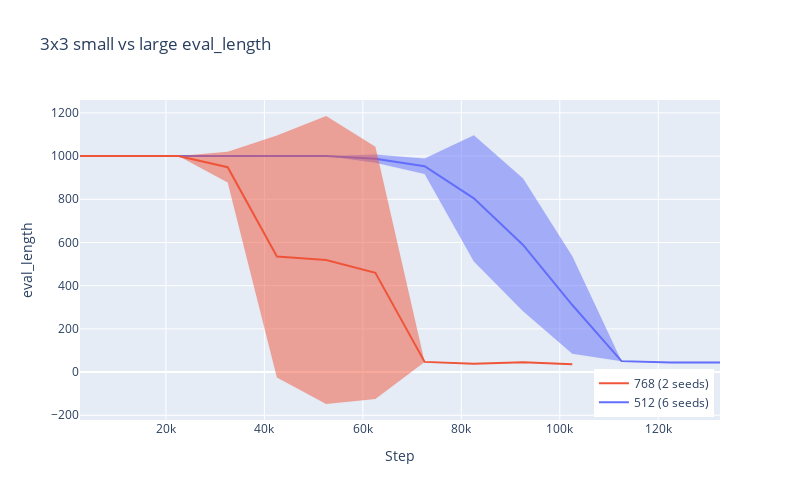
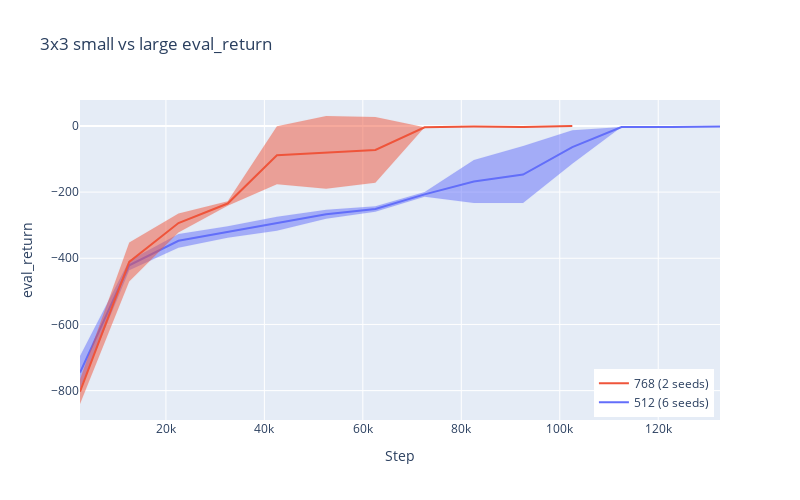
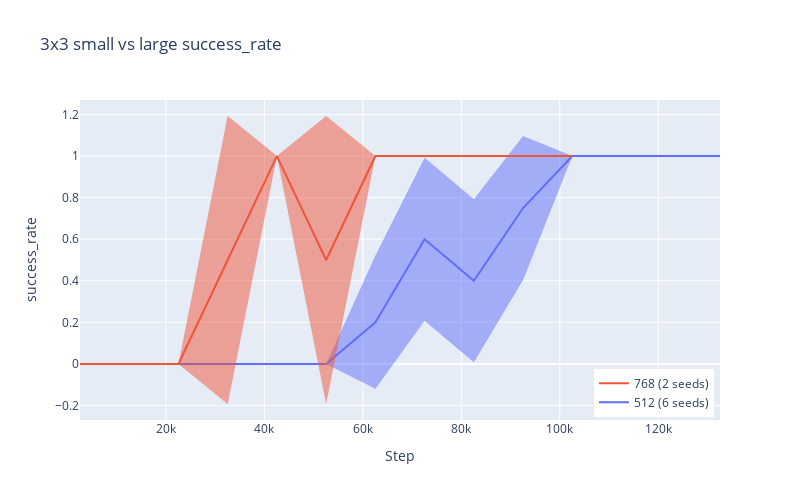

Notebook cell for these charts, in order:
### Code cell
common_query = {
    "task": "sldp_onehot",
    "env__sparse_rewards": False,
    "env__w": 3,
    "train_every": 1,
}
get_reward_and_success(
    experiment_name="3x3 small vs large",
    config_queries=[
        {
            **common_query,
            "batch_size": 16,
        },
        {
            **common_query,
            "batch_size": 48,
        },
    ],
    key_to_compare="units",
    bin_size=100,
)

### Figure 1 — Plotly figure (JSON) as saved in the notebook; plotly's stock layout.template omitted (floating-point values rounded to 4 significant figures)
{"data": [{"line": {"color": "rgba(99, 110, 250,1)"}, "mode": "lines", "name": "512 (6 seeds)", "type": "scatter", "x": [2550, 12550, 22550, 32550, 42550, 52550, 62550, 72550, 82550, 92550, 102550, 112550, 122550, 132550], "y": [1000, 1000, 1000, 1000, 1000, 1000, 988.2, 953.2, 804.2, 588.8, 310.5, 50.62, 43.94, 44.5]}, {"line": {"color": "rgba(99, 110, 250,0.01)"}, "mode": "lines", "showlegend": false, "type": "scatter", "x": [2550, 12550, 22550, 32550, 42550, 52550, 62550, 72550, 82550, 92550, 102550, 112550, 122550, 132550], "y": [1000, 1000, 1000, 1000, 1000, 1000, 969.4, 917.2, 512.4, 281.3, 85.12, 50.62, 43.94, 44.5]}, {"fill": "tonexty", "line": {"color": "rgba(99, 110, 250,0.01)"}, "mode": "lines", "showlegend": false, "type": "scatter", "x": [2550, 12550, 22550, 32550, 42550, 52550, 62550, 72550, 82550, 92550, 102550, 112550, 122550, 132550], "y": [1000, 1000, 1000, 1000, 1000, 1000, 1007.0, 989.3, 1096.0, 896.4, 535.9, 50.62, 43.94, 44.5]}, {"line": {"color": "rgba(239, 85, 59,1)"}, "mode": "lines", "name": "768 (2 seeds)", "type": "scatter", "x": [2550, 12550, 22550, 32550, 42550, 52550, 62550, 72550, 82550, 92550, 102550], "y": [1000, 1000, 1000, 948.5, 534.8, 518.9, 459.3, 47.19, 38.75, 45.75, 36.56]}, {"line": {"color": "rgba(239, 85, 59,0.01)"}, "mode": "lines", "showlegend": false, "type": "scatter", "x": [2550, 12550, 22550, 32550, 42550, 52550, 62550, 72550, 82550, 92550, 102550], "y": [1000, 1000, 1000, 877.2, -25.71, -147.9, -124.6, 47.19, 38.75, 45.75, 36.56]}, {"fill": "tonexty", "line": {"color": "rgba(239, 85, 59,0.01)"}, "mode": "lines", "showlegend": false, "type": "scatter", "x": [2550, 12550, 22550, 32550, 42550, 52550, 62550, 72550, 82550, 92550, 102550], "y": [1000, 1000, 1000, 1020.0, 1095.0, 1186.0, 1043.0, 47.19, 38.75, 45.75, 36.56]}], "layout": {"height": 500, "legend": {"x": 0.9905, "xanchor": "right", "y": 0.01, "yanchor": "bottom"}, "title": {"text": "3x3 small vs large eval_length"}, "width": 800, "xaxis": {"title": {"text": "Step"}}, "yaxis": {"title": {"text": "eval_length"}}}}

### Figure 2 — Plotly figure (JSON) as saved in the notebook; plotly's stock layout.template omitted (floating-point values rounded to 4 significant figures)
{"data": [{"line": {"color": "rgba(99, 110, 250,1)"}, "mode": "lines", "name": "512 (6 seeds)", "type": "scatter", "x": [2550, 12550, 22550, 32550, 42550, 52550, 62550, 72550, 82550, 92550, 102550, 112550, 122550, 132550], "y": [-745.4, -421.4, -347.1, -320.7, -295.5, -267.0, -251.3, -206.9, -167.9, -147.1, -63.88, -3.52, -3.012, -1.846]}, {"line": {"color": "rgba(99, 110, 250,0.01)"}, "mode": "lines", "showlegend": false, "type": "scatter", "x": [2550, 12550, 22550, 32550, 42550, 52550, 62550, 72550, 82550, 92550, 102550, 112550, 122550, 132550], "y": [-795.3, -436.3, -367.9, -338.1, -316.7, -280.5, -259.6, -214.0, -233.0, -233.2, -114.7, -3.52, -3.012, -1.846]}, {"fill": "tonexty", "line": {"color": "rgba(99, 110, 250,0.01)"}, "mode": "lines", "showlegend": false, "type": "scatter", "x": [2550, 12550, 22550, 32550, 42550, 52550, 62550, 72550, 82550, 92550, 102550, 112550, 122550, 132550], "y": [-695.6, -406.5, -326.3, -303.2, -274.4, -253.5, -243.0, -199.8, -102.8, -60.99, -13.09, -3.52, -3.012, -1.846]}, {"line": {"color": "rgba(239, 85, 59,1)"}, "mode": "lines", "name": "768 (2 seeds)", "type": "scatter", "x": [2550, 12550, 22550, 32550, 42550, 52550, 62550, 72550, 82550, 92550, 102550], "y": [-803.2, -411.1, -293.5, -234.5, -88.49, -80.09, -72.48, -4.057, -1.893, -2.953, -0.2207]}, {"line": {"color": "rgba(239, 85, 59,0.01)"}, "mode": "lines", "showlegend": false, "type": "scatter", "x": [2550, 12550, 22550, 32550, 42550, 52550, 62550, 72550, 82550, 92550, 102550], "y": [-840.4, -470.0, -322.4, -241.1, -176.3, -190.1, -171.7, -4.057, -1.893, -2.953, -0.2207]}, {"fill": "tonexty", "line": {"color": "rgba(239, 85, 59,0.01)"}, "mode": "lines", "showlegend": false, "type": "scatter", "x": [2550, 12550, 22550, 32550, 42550, 52550, 62550, 72550, 82550, 92550, 102550], "y": [-766.0, -352.1, -264.6, -228.0, -0.7068, 29.96, 26.68, -4.057, -1.893, -2.953, -0.2207]}], "layout": {"height": 500, "legend": {"x": 0.9905, "xanchor": "right", "y": 0.01, "yanchor": "bottom"}, "title": {"text": "3x3 small vs large eval_return"}, "width": 800, "xaxis": {"title": {"text": "Step"}}, "yaxis": {"title": {"text": "eval_return"}}}}

### Figure 3 — Plotly figure (JSON) as saved in the notebook; plotly's stock layout.template omitted (floating-point values rounded to 4 significant figures)
{"data": [{"line": {"color": "rgba(99, 110, 250,1)"}, "mode": "lines", "name": "512 (6 seeds)", "type": "scatter", "x": [2550, 12550, 22550, 32550, 42550, 52550, 62550, 72550, 82550, 92550, 102550, 112550, 122550, 132550], "y": [0, 0, 0, 0, 0, 0, 0.2, 0.6, 0.4, 0.75, 1, 1, 1, 1]}, {"line": {"color": "rgba(99, 110, 250,0.01)"}, "mode": "lines", "showlegend": false, "type": "scatter", "x": [2550, 12550, 22550, 32550, 42550, 52550, 62550, 72550, 82550, 92550, 102550, 112550, 122550, 132550], "y": [0, 0, 0, 0, 0, 0, -0.1201, 0.208, 0.008, 0.4035, 1, 1, 1, 1]}, {"fill": "tonexty", "line": {"color": "rgba(99, 110, 250,0.01)"}, "mode": "lines", "showlegend": false, "type": "scatter", "x": [2550, 12550, 22550, 32550, 42550, 52550, 62550, 72550, 82550, 92550, 102550, 112550, 122550, 132550], "y": [0, 0, 0, 0, 0, 0, 0.5201, 0.992, 0.792, 1.096, 1, 1, 1, 1]}, {"line": {"color": "rgba(239, 85, 59,1)"}, "mode": "lines", "name": "768 (2 seeds)", "type": "scatter", "x": [2550, 12550, 22550, 32550, 42550, 52550, 62550, 72550, 82550, 92550, 102550], "y": [0, 0, 0, 0.5, 1, 0.5, 1, 1, 1, 1, 1]}, {"line": {"color": "rgba(239, 85, 59,0.01)"}, "mode": "lines", "showlegend": false, "type": "scatter", "x": [2550, 12550, 22550, 32550, 42550, 52550, 62550, 72550, 82550, 92550, 102550], "y": [0, 0, 0, -0.193, 1, -0.193, 1, 1, 1, 1, 1]}, {"fill": "tonexty", "line": {"color": "rgba(239, 85, 59,0.01)"}, "mode": "lines", "showlegend": false, "type": "scatter", "x": [2550, 12550, 22550, 32550, 42550, 52550, 62550, 72550, 82550, 92550, 102550], "y": [0, 0, 0, 1.193, 1, 1.193, 1, 1, 1, 1, 1]}], "layout": {"height": 500, "legend": {"x": 0.9905, "xanchor": "right", "y": 0.01, "yanchor": "bottom"}, "title": {"text": "3x3 small vs large success_rate"}, "width": 800, "xaxis": {"title": {"text": "Step"}}, "yaxis": {"title": {"text": "success_rate"}}}}
